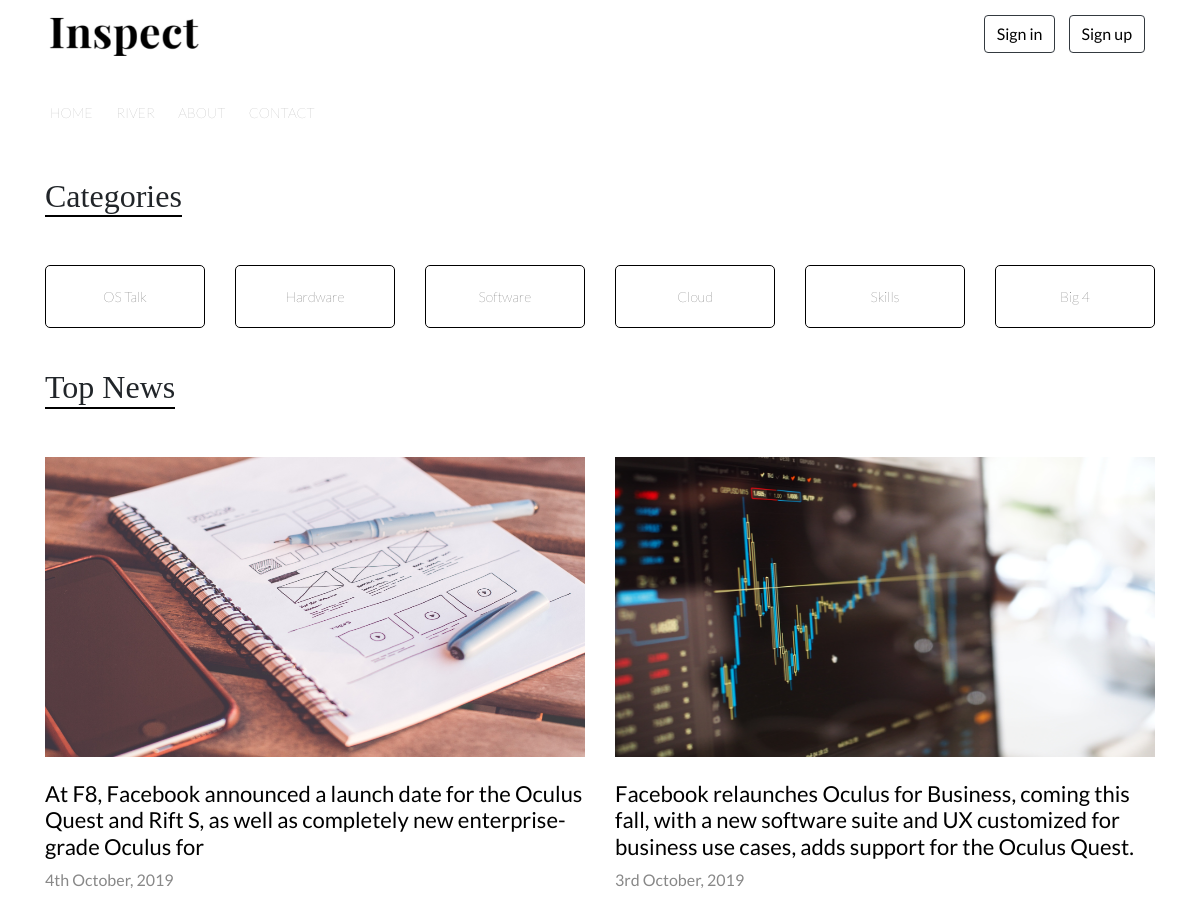
Before: / (upper part) with the older database file.
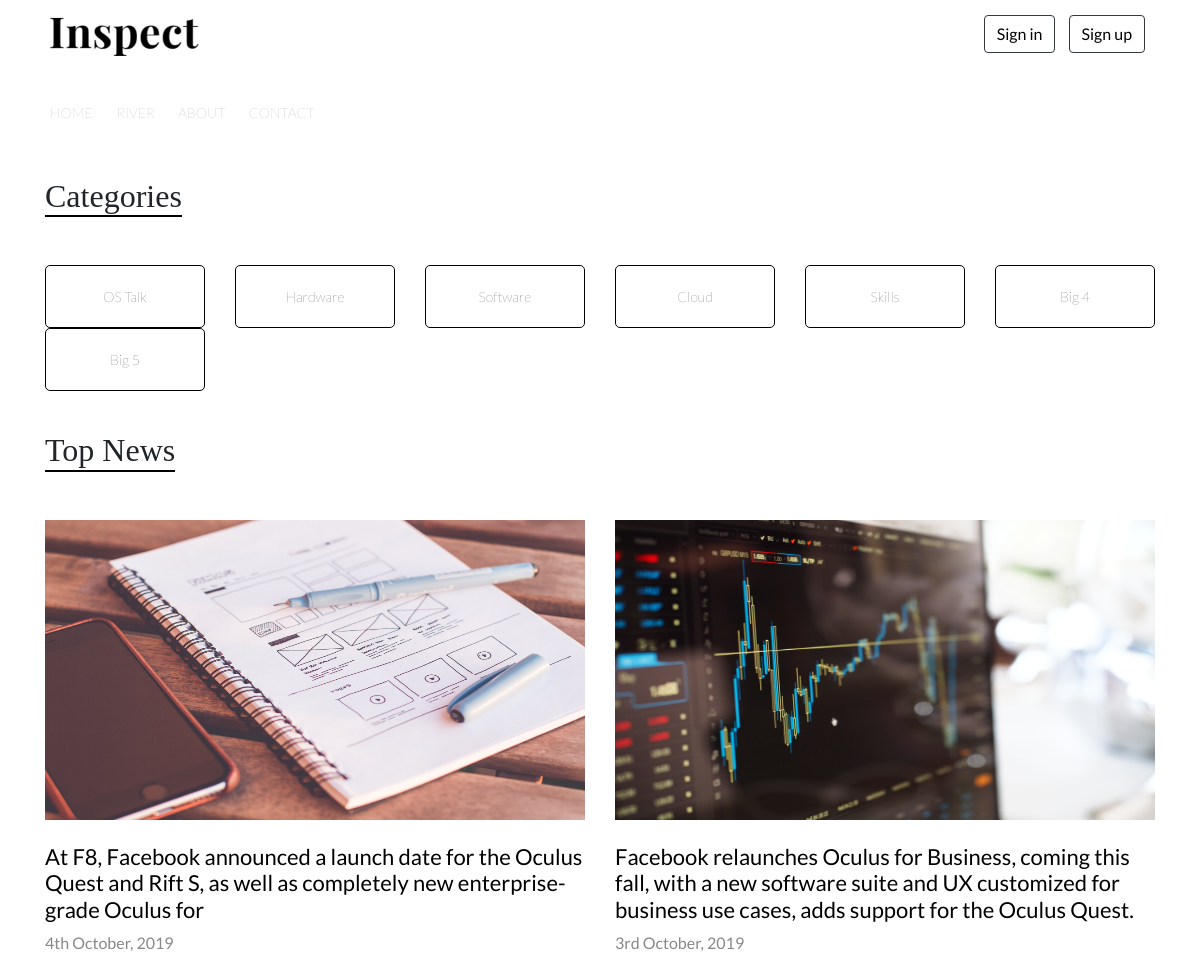
After: the same page with the newer database file.
### tables this page shows
CREATE TABLE `news_categories` (
  `category_id` int(11) NOT NULL,
  `category` varchar(255) NOT NULL
);

CREATE TABLE `news` (
  `news_id` int(11) NOT NULL,
  `title` varchar(255) NOT NULL,
  `excerpt` text NOT NULL,
  `body` text NOT NULL,
  `image` varchar(255) NOT NULL,
  `created_at` datetime NOT NULL,
  `sponsored` int(11) NOT NULL DEFAULT '0',
  `category_id` int(11) NOT NULL
);

### app/controllers/Pages.php (called while the page is built, shortened)
<?php
require_once(APPROOT .'\models\Category.php');
require_once(APPROOT .'\models\News.php');
  class Pages extends Controller {
    public function index(){
      $data = [
        'title' => 'Inspect',
        'news_categories' => Category::getAllCategory(),
        'top_news' => News::getTopNews(),
        'sponsored_news'=> News::getSponsoredNews(),
        'current_news' => News::getCurrentNews(),
        'error' => ''
      ];
      $this->view('index', $data);
    }
  }

### app/libraries/Core.php (called while the page is built, shortened)
<?php
  class Core {
    protected $currentMethod = 'index';
    public function __construct(){
      $url = $this->getUrl();
      $this->currentController = new $this->currentController;
      $this->params = $url ? array_values($url) : [];
      call_user_func_array([$this->currentController, $this->currentMethod], $this->params);
    }
  }

### public/index.php (called while the page is built, shortened)
<?php
  $init = new Core;

### app/libraries/Database.php (called while the page is built, shortened)
<?php
  class Database {
    private $host = DB_HOST;
    private $user = DB_USER;
    private $password = DB_PASS;
    private $db_name = DB_NAME;
    private $db_connect;
    private $statement;
    public function __construct(){
      $db_select = 'mysql:host=' . $this->host . ';dbname=' . $this->db_name;
      $options = array(
        PDO::ATTR_PERSISTENT => true,
        PDO::ATTR_ERRMODE => PDO::ERRMODE_EXCEPTION
      );
      try{
        $this->db_connect = new PDO($db_select, $this->user, $this->password, $options);
      } catch(PDOException $e){
        $this->error = $e->getMessage();
        echo $this->error;
      }
    }
    public function query($sql){
      $this->statement = $this->db_connect->prepare($sql);
    }
    public function execute(){
      return $this->statement->execute();
    }
    public function resultSet(){
      $this->execute();
      return $this->statement->fetchAll(PDO::FETCH_ASSOC);
    }
  }

### app/models/Category.php (called while the page is built, shortened)
<?php
class Category{
    public static function getAllCategory(){
        $database = new Database;
        $database->query('select * from news_categories');
        return $database->resultSet();
    }
}

### app/models/News.php (called while the page is built, shortened)
<?php
class News{
    public static function getTopNews(){
        $database = new Database;
        $database->query('select * from news where sponsored = 0 order by created_at desc limit 2');
        return $database->resultSet();
    }
}

### app/views/index.php (the view, shortened to what this page needs)
<?php require_once('inc/header.php'); ?>
    <div class="container section_space news_state">
        <div class="row">
            <div class="col-sm-12">
                <h2>Categories</h2>
            </div>
        </div>
    </div>
    <div class="container section_space d-none d-md-block">
        <div class="row scrollmenu">
        <?php
            foreach($data['news_categories'] as $category){
                ?>
                    <div class="col-md-2">
                            <a class="eachCategories" href="<?php echo URLROOT; ?>CategoryType/<?php echo $category['category_id']; ?>"><?php echo $category['category']; ?></a>
                    </div>
                <?php
            }
        ?>
        </div>
    </div>
    <div class="container section_space news_state">
        <div class="row">
            <div class="col-sm-12">
                <h2>Top News</h2>
            </div>
        </div>
    </div>
    <div id="cover_news" class="container section_space">
        <div class="row">
        <?php foreach($data['top_news'] as $news) {
            ?>
                <div class="col-sm-6 news_left">
                    <a href="<?php echo URLROOT; ?>SingleNews/<?php echo $news['news_id'];?>">
                        <img src="<?php echo URLROOT; ?>storage/images/<?php echo $news['image']; ?>" alt="">
                        <br><br>
                        <h3><?php echo $news['title']; ?></h3>
                        <p><?php echo date_format(new DateTime($news['created_at']), 'jS F, Y'); ?></p>
                    </a>
                </div>
            <?php
        }?>
        </div>
    </div>
<?php require_once('inc/footer.php'); ?>

### app/libraries/Controller.php
<?php
  class Controller {
    public function view($view, $data = []){
      if(file_exists('../app/views/' . $view . '.php')){
        require_once '../app/views/' . $view . '.php';
      } else {
        die('View does not exist');
      }
    }
  }

### app/views/inc/header.php (shortened to what this page needs)
<!doctype html>
<html lang="en">
<head>
    <link rel="stylesheet" href="https://stackpath.bootstrapcdn.com/bootstrap/4.3.1/css/bootstrap.min.css"
>
    <link rel="stylesheet" href="<?php echo URLROOT; ?>css/style.css">
</head>
<body>
    <div id="header" class="container">
        <div class="row">
            <div class="col-sm-12">
                <a href="<?php echo URLROOT; ?>"><img src="<?php echo URLROOT; ?>images/Inspect-2.png" alt="logo"></a>
                <div class="get_started">
                <?php
                if (isset($_SESSION['logged_in'])) {
                    if(strcmp($_SESSION['logged_in'], 'yes') == 0) {
                        ?>
                            <span><button type="button" class="btn btn-outline-dark signlink"><a class=""
                                        href="<?php echo URLROOT; ?>Logout">Log out</a></button></span>
                        <?php
                    }else{
                        ?>
                        <span><button type="button" class="btn btn-outline-dark signlink"><a class=""
                                    href="<?php echo URLROOT; ?>pages/signIn">Sign in</a></button></span>
                        <span><button type="button" class="btn btn-outline-dark signlink"><a class=""
                                    href="<?php echo URLROOT; ?>pages/signUp">Sign up</a></button></span>
                    <?php
                    }
                }else{
                    ?>
                        <span><button type="button" class="btn btn-outline-dark signlink"><a class=""
                                    href="<?php echo URLROOT; ?>pages/signIn">Sign in</a></button></span>
                        <span><button type="button" class="btn btn-outline-dark signlink"><a class=""
                                    href="<?php echo URLROOT; ?>pages/signUp">Sign up</a></button></span>
                <?php
                }?>
                </div>
            </div>
        </div>
    </div>
    <div id="navbar" class="container mt-2">
        <div class="row">
            <div class="col-sm-12">
                <div class="scrollmenu">
                    <a href="<?php echo URLROOT; ?>" class="">HOME</a>
                    <a href="<?php echo URLROOT; ?>river">RIVER</a>
                    <a href="<?php echo URLROOT; ?>aboutUs">ABOUT</a>
                    <a href="<?php echo URLROOT; ?>contactUs">CONTACT</a>
                </div>
            </div>
        </div>
    </div>

### app/views/inc/footer.php (shortened to what this page needs)
</body>
</html>

### public/css/style.css (style rules this page uses)
.section_space { margin-top: 40px; }
body { margin: 0px !important; padding: 0px !important; }
#header img { height: 80px; display: inline-block; float: left; }
.get_started { margin-top: 15px; display: inline-block; float: right; font-family: "Lato", sans-serif; }
.get_started i, .btn { margin-right: 10px; }
.get_started a:link, .get_started a:visited { color: black; text-decoration: none; }
div.scrollmenu { background-color: #fff; overflow: auto; white-space: nowrap; }
div.scrollmenu a { display: inline-block; color: #888888; text-align: center; padding: 14px; padding-left: 5px; text-decoration: none; font-family: "Lato", sans-serif; font-weight: lighter !important; font-size: 14px; }
.news_state h2 { display: inline-block; font-family: "Playfair Display", serif; border-bottom: 2px solid black; }
#cover_news img { width: 100%; height: 300px; }
#cover_news { font-family: "Lato", sans-serif; }
.news_left h3, .news_right h3 { font-size: 22px; }
.news_left p, .news_right p { color: #888888; }
.content a:link, .content a:visited { color: black; }
#cover_news a:link, #cover_news a:visited { text-decoration: none; color: black; }
.eachCategories { border:1px solid black; padding:20px 20px !important; border-radius: 5px; text-align: center; cursor: pointer; width:100% !important; color: black !important; }

Changed rows visible on the page:
added news_categories: category "Big 5"
